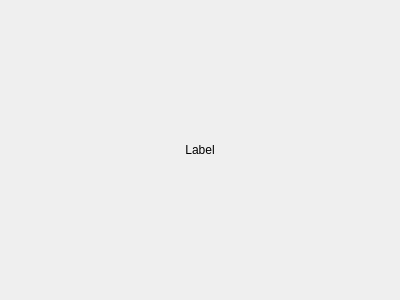
<?xml version="1.0" encoding="UTF-8"?>
<ui version="4.0">
 <class>Page</class>
 <widget class="QWidget" name="Page">
  <property name="geometry">
   <rect>
    <x>0</x>
    <y>0</y>
    <width>400</width>
    <height>300</height>
   </rect>
  </property>
  <property name="windowTitle">
   <string>Window Title</string>
  </property>
  <layout class="QVBoxLayout" name="verticalLayout">
   <item>
    <widget class="QLabel" name="m_pageLabel">
     <property name="text">
      <string>Label</string>
     </property>
     <property name="alignment">
      <set>Qt::AlignCenter</set>
     </property>
     <property name="openExternalLinks">
      <bool>true</bool>
     </property>
    </widget>
   </item>
  </layout>
 </widget>
 <resources/>
 <connections/>
</ui>
